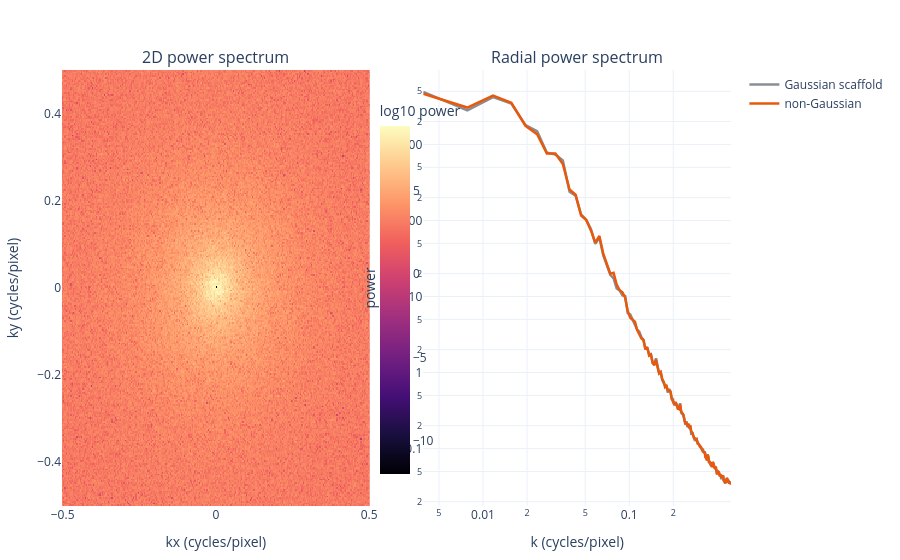

Notebook cell for this chart:
### Code cell
plots.plot_spectrum(res, interactive=True)   # power spectrum: energy per spatial frequency
